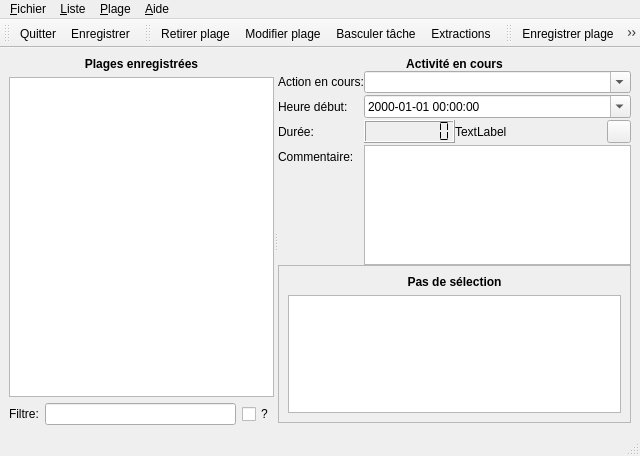
<?xml version="1.0" encoding="UTF-8"?>
<ui version="4.0">
 <author>Ph. Poilbarbe</author>
 <class>MainWindow</class>
 <widget class="QMainWindow" name="MainWindow">
  <property name="geometry">
   <rect>
    <x>0</x>
    <y>0</y>
    <width>640</width>
    <height>456</height>
   </rect>
  </property>
  <property name="windowTitle">
   <string>PBResgisterActivity</string>
  </property>
  <property name="windowIcon">
   <iconset resource="resources.qrc">
    <normaloff>:/images/icons/128x128/obj_hal9000.png</normaloff>:/images/icons/128x128/obj_hal9000.png</iconset>
  </property>
  <widget class="QWidget" name="centralwidget">
   <layout class="QHBoxLayout" name="horizontalLayout">
    <item>
     <widget class="QSplitter" name="splitter">
      <property name="sizePolicy">
       <sizepolicy hsizetype="Minimum" vsizetype="Expanding">
        <horstretch>0</horstretch>
        <verstretch>0</verstretch>
       </sizepolicy>
      </property>
      <property name="orientation">
       <enum>Qt::Horizontal</enum>
      </property>
      <widget class="QWidget" name="layoutWidget">
       <layout class="QVBoxLayout" name="layoutSelection" stretch="0,1,0">
        <item>
         <widget class="QLabel" name="lblRegistered">
          <property name="font">
           <font>
            <weight>75</weight>
            <bold>true</bold>
           </font>
          </property>
          <property name="text">
           <string>Plages enregistrées</string>
          </property>
          <property name="alignment">
           <set>Qt::AlignCenter</set>
          </property>
         </widget>
        </item>
        <item>
         <widget class="QListWidget" name="listHistory">
          <property name="selectionMode">
           <enum>QAbstractItemView::ExtendedSelection</enum>
          </property>
         </widget>
        </item>
        <item>
         <layout class="QHBoxLayout" name="layoutFilter">
          <item>
           <widget class="QLabel" name="lblFilter">
            <property name="text">
             <string>Filtre:</string>
            </property>
           </widget>
          </item>
          <item>
           <widget class="QLineEdit" name="edtFilter">
            <property name="toolTip">
             <string>N'affiche que les plages dont
le nom contient le texte saisi</string>
            </property>
           </widget>
          </item>
          <item>
           <widget class="QCheckBox" name="cbFilterType">
            <property name="toolTip">
             <string>&lt;html&gt;&lt;head/&gt;&lt;body&gt;&lt;p&gt;Type de filtre:&lt;/p&gt;&lt;ul style=&quot;margin-top: 0px; margin-bottom: 0px; margin-left: 0px; margin-right: 0px; -qt-list-indent: 1;&quot;&gt;&lt;li style=&quot; margin-top:12px; margin-bottom:0px; margin-left:0px; margin-right:0px; -qt-block-indent:0; text-indent:0px;&quot;&gt;&lt;span style=&quot; font-weight:600;&quot;&gt;N&lt;/span&gt;: sur le nom&lt;/li&gt;&lt;li style=&quot; margin-top:0px; margin-bottom:0px; margin-left:0px; margin-right:0px; -qt-block-indent:0; text-indent:0px;&quot;&gt;&lt;span style=&quot; font-weight:600;&quot;&gt;C&lt;/span&gt;: sur le commentaire&lt;/li&gt;&lt;li style=&quot; margin-top:0px; margin-bottom:12px; margin-left:0px; margin-right:0px; -qt-block-indent:0; text-indent:0px;&quot;&gt;&lt;span style=&quot; font-weight:600;&quot;&gt;2&lt;/span&gt;: sur les deux&lt;/li&gt;&lt;/ul&gt;&lt;/body&gt;&lt;/html&gt;</string>
            </property>
            <property name="text">
             <string>?</string>
            </property>
            <property name="tristate">
             <bool>true</bool>
            </property>
           </widget>
          </item>
         </layout>
        </item>
       </layout>
      </widget>
      <widget class="QWidget" name="layoutWidget">
       <layout class="QVBoxLayout" name="layoutInfo" stretch="0,0,1">
        <property name="spacing">
         <number>0</number>
        </property>
        <property name="bottomMargin">
         <number>2</number>
        </property>
        <item>
         <widget class="QLabel" name="lblCurrent">
          <property name="font">
           <font>
            <weight>75</weight>
            <bold>true</bold>
           </font>
          </property>
          <property name="text">
           <string>Activité en cours</string>
          </property>
          <property name="alignment">
           <set>Qt::AlignCenter</set>
          </property>
         </widget>
        </item>
        <item>
         <layout class="QFormLayout" name="layoutCurrent">
          <property name="verticalSpacing">
           <number>2</number>
          </property>
          <item row="0" column="0">
           <widget class="QLabel" name="lblCurrentAction">
            <property name="text">
             <string>Action en cours:</string>
            </property>
           </widget>
          </item>
          <item row="1" column="0">
           <widget class="QLabel" name="lblStart">
            <property name="text">
             <string>Heure début:</string>
            </property>
           </widget>
          </item>
          <item row="1" column="1">
           <widget class="QDateTimeEdit" name="dteStart">
            <property name="sizePolicy">
             <sizepolicy hsizetype="Preferred" vsizetype="Fixed">
              <horstretch>0</horstretch>
              <verstretch>0</verstretch>
             </sizepolicy>
            </property>
            <property name="displayFormat">
             <string>yyyy-MM-dd HH:mm:ss</string>
            </property>
            <property name="calendarPopup">
             <bool>true</bool>
            </property>
           </widget>
          </item>
          <item row="2" column="0">
           <widget class="QLabel" name="lblDuration">
            <property name="text">
             <string>Durée:</string>
            </property>
           </widget>
          </item>
          <item row="2" column="1">
           <layout class="QHBoxLayout" name="layoutDuration" stretch="0,1,0">
            <item>
             <widget class="QLCDNumber" name="lcdDuration">
              <property name="toolTip">
               <string>Durée calculée entre l'heure de début et l'heure courante.</string>
              </property>
              <property name="smallDecimalPoint">
               <bool>false</bool>
              </property>
              <property name="digitCount">
               <number>8</number>
              </property>
              <property name="segmentStyle">
               <enum>QLCDNumber::Flat</enum>
              </property>
             </widget>
            </item>
            <item>
             <widget class="QLabel" name="lblEndText">
              <property name="text">
               <string>TextLabel</string>
              </property>
             </widget>
            </item>
            <item>
             <widget class="QToolButton" name="tbForceAdd">
              <property name="toolTip">
               <string>Ajout d'une période en forçant la durée (sera saisie)</string>
              </property>
              <property name="icon">
               <iconset resource="resources.qrc">
                <normaloff>:/images/icons/32x32/action_add.png</normaloff>:/images/icons/32x32/action_add.png</iconset>
              </property>
             </widget>
            </item>
           </layout>
          </item>
          <item row="3" column="0">
           <widget class="QLabel" name="lblComment">
            <property name="text">
             <string>Commentaire:</string>
            </property>
           </widget>
          </item>
          <item row="0" column="1">
           <widget class="QComboBox" name="cbbActivities">
            <property name="sizePolicy">
             <sizepolicy hsizetype="Expanding" vsizetype="Fixed">
              <horstretch>0</horstretch>
              <verstretch>0</verstretch>
             </sizepolicy>
            </property>
            <property name="toolTip">
             <string>Nom de l'action en cours d'enregistrement.</string>
            </property>
            <property name="editable">
             <bool>true</bool>
            </property>
           </widget>
          </item>
          <item row="3" column="1">
           <widget class="QPlainTextEdit" name="edtComment">
            <property name="sizePolicy">
             <sizepolicy hsizetype="Expanding" vsizetype="Expanding">
              <horstretch>0</horstretch>
              <verstretch>0</verstretch>
             </sizepolicy>
            </property>
            <property name="maximumSize">
             <size>
              <width>16777215</width>
              <height>120</height>
             </size>
            </property>
            <property name="toolTip">
             <string>Commentaire à associer à l'activité</string>
            </property>
           </widget>
          </item>
         </layout>
        </item>
        <item>
         <widget class="QFrame" name="frmSelected">
          <property name="frameShape">
           <enum>QFrame::StyledPanel</enum>
          </property>
          <property name="frameShadow">
           <enum>QFrame::Raised</enum>
          </property>
          <property name="lineWidth">
           <number>3</number>
          </property>
          <property name="midLineWidth">
           <number>1</number>
          </property>
          <layout class="QVBoxLayout" name="layoutSelected">
           <item>
            <widget class="QLabel" name="lblSelected">
             <property name="font">
              <font>
               <weight>75</weight>
               <bold>true</bold>
              </font>
             </property>
             <property name="text">
              <string>Pas de sélection</string>
             </property>
             <property name="alignment">
              <set>Qt::AlignCenter</set>
             </property>
            </widget>
           </item>
           <item>
            <widget class="QTextBrowser" name="txtSelected">
             <property name="toolTip">
              <string>Affiche des informations sur les plages enregistrées sélectionnées</string>
             </property>
            </widget>
           </item>
          </layout>
         </widget>
        </item>
       </layout>
      </widget>
     </widget>
    </item>
   </layout>
  </widget>
  <widget class="QMenuBar" name="menubar">
   <property name="geometry">
    <rect>
     <x>0</x>
     <y>0</y>
     <width>640</width>
     <height>20</height>
    </rect>
   </property>
   <widget class="QMenu" name="menuFile">
    <property name="title">
     <string>&amp;Fichier</string>
    </property>
    <addaction name="separator"/>
    <addaction name="actionSave"/>
    <addaction name="actionPrefs"/>
    <addaction name="separator"/>
    <addaction name="actionQuit"/>
   </widget>
   <widget class="QMenu" name="menuAction">
    <property name="title">
     <string>&amp;Plage</string>
    </property>
    <addaction name="actionRegister"/>
    <addaction name="actionCancel"/>
    <addaction name="actionSwapActivity"/>
   </widget>
   <widget class="QMenu" name="menu_Liste">
    <property name="title">
     <string>&amp;Liste</string>
    </property>
    <addaction name="actionRemove"/>
    <addaction name="actionEdit"/>
    <addaction name="actionSwapActivity"/>
    <addaction name="separator"/>
    <addaction name="actionExtract"/>
   </widget>
   <widget class="QMenu" name="menu_Aide">
    <property name="title">
     <string>&amp;Aide</string>
    </property>
    <addaction name="actionAbout"/>
   </widget>
   <addaction name="menuFile"/>
   <addaction name="menu_Liste"/>
   <addaction name="menuAction"/>
   <addaction name="menu_Aide"/>
  </widget>
  <widget class="QToolBar" name="tbMain">
   <property name="windowTitle">
    <string>Général</string>
   </property>
   <attribute name="toolBarArea">
    <enum>TopToolBarArea</enum>
   </attribute>
   <attribute name="toolBarBreak">
    <bool>false</bool>
   </attribute>
   <addaction name="actionQuit"/>
   <addaction name="actionSave"/>
  </widget>
  <widget class="QToolBar" name="tbList">
   <property name="windowTitle">
    <string>Liste</string>
   </property>
   <attribute name="toolBarArea">
    <enum>TopToolBarArea</enum>
   </attribute>
   <attribute name="toolBarBreak">
    <bool>false</bool>
   </attribute>
   <addaction name="actionRemove"/>
   <addaction name="actionEdit"/>
   <addaction name="actionSwapActivity"/>
   <addaction name="actionExtract"/>
  </widget>
  <widget class="QToolBar" name="tbCurrent">
   <property name="windowTitle">
    <string>En cours</string>
   </property>
   <attribute name="toolBarArea">
    <enum>TopToolBarArea</enum>
   </attribute>
   <attribute name="toolBarBreak">
    <bool>false</bool>
   </attribute>
   <addaction name="actionRegister"/>
   <addaction name="actionCancel"/>
   <addaction name="actionSwapActivity"/>
  </widget>
  <widget class="QStatusBar" name="statusBar"/>
  <action name="actionQuit">
   <property name="icon">
    <iconset resource="resources.qrc">
     <normaloff>:/images/icons/32x32/action_exit.png</normaloff>:/images/icons/32x32/action_exit.png</iconset>
   </property>
   <property name="text">
    <string>&amp;Quitter</string>
   </property>
   <property name="toolTip">
    <string>Termine le programme</string>
   </property>
   <property name="statusTip">
    <string>Termine le programme et enregistre la liste</string>
   </property>
   <property name="shortcut">
    <string>Ctrl+Q</string>
   </property>
  </action>
  <action name="actionRegister">
   <property name="icon">
    <iconset resource="resources.qrc">
     <normaloff>:/images/icons/32x32/action_ok.png</normaloff>:/images/icons/32x32/action_ok.png</iconset>
   </property>
   <property name="text">
    <string>&amp;Enregistrer plage</string>
   </property>
   <property name="toolTip">
    <string>Enregistre la plage de temps</string>
   </property>
   <property name="statusTip">
    <string>Enregistre l'action en cours dans la liste</string>
   </property>
   <property name="shortcut">
    <string>Ctrl+P</string>
   </property>
  </action>
  <action name="actionCancel">
   <property name="icon">
    <iconset resource="resources.qrc">
     <normaloff>:/images/icons/32x32/action_cancel.png</normaloff>:/images/icons/32x32/action_cancel.png</iconset>
   </property>
   <property name="text">
    <string>&amp;Annuler plage</string>
   </property>
   <property name="iconText">
    <string>Annuler</string>
   </property>
   <property name="toolTip">
    <string>Annule la  plage de temps</string>
   </property>
   <property name="statusTip">
    <string>Annule l'action en cours et repart à zéro.</string>
   </property>
  </action>
  <action name="actionRemove">
   <property name="icon">
    <iconset resource="resources.qrc">
     <normaloff>:/images/icons/32x32/action_remove.png</normaloff>:/images/icons/32x32/action_remove.png</iconset>
   </property>
   <property name="text">
    <string>&amp;Retirer plage</string>
   </property>
   <property name="toolTip">
    <string>Retire les plages sélectionnées</string>
   </property>
   <property name="statusTip">
    <string>Supprime les lignes sélectionnées de la liste</string>
   </property>
  </action>
  <action name="actionSave">
   <property name="icon">
    <iconset resource="resources.qrc">
     <normaloff>:/images/icons/32x32/action_save.png</normaloff>:/images/icons/32x32/action_save.png</iconset>
   </property>
   <property name="text">
    <string>&amp;Enregistrer</string>
   </property>
   <property name="toolTip">
    <string>Enregistre la liste des plages d'activité maintenant.
Sinon, elle est enregistrée lors de la sortie du programme.</string>
   </property>
   <property name="statusTip">
    <string>Enregistre la liste des plages d'activité maintenant. Sinon, elle est enregistrée lors de la sortie du programme.</string>
   </property>
   <property name="shortcut">
    <string>Ctrl+S</string>
   </property>
  </action>
  <action name="actionSwapActivity">
   <property name="icon">
    <iconset resource="resources.qrc">
     <normaloff>:/images/icons/32x32/action_refresh.png</normaloff>:/images/icons/32x32/action_refresh.png</iconset>
   </property>
   <property name="text">
    <string>&amp;Basculer tâche</string>
   </property>
   <property name="toolTip">
    <string>Termine l'activité en cours (la sauvegarde) et passe à l'activité sélectionnée</string>
   </property>
   <property name="statusTip">
    <string>Sauvegarde dans la liste l'activité en cours et démarre une nouvelle</string>
   </property>
   <property name="shortcut">
    <string>F8</string>
   </property>
  </action>
  <action name="actionEdit">
   <property name="icon">
    <iconset resource="resources.qrc">
     <normaloff>:/images/icons/32x32/action_edit.png</normaloff>:/images/icons/32x32/action_edit.png</iconset>
   </property>
   <property name="text">
    <string>&amp;Modifier plage</string>
   </property>
   <property name="toolTip">
    <string>Modifie la plage sélectionnée (commentaire uniquement)</string>
   </property>
   <property name="statusTip">
    <string>Modifie la plage sélectionnée dans la liste</string>
   </property>
  </action>
  <action name="actionAbout">
   <property name="text">
    <string>&amp;À propos...</string>
   </property>
   <property name="shortcut">
    <string>F1</string>
   </property>
  </action>
  <action name="actionExtract">
   <property name="icon">
    <iconset resource="resources.qrc">
     <normaloff>:/images/icons/32x32/action_cal_timespent.png</normaloff>:/images/icons/32x32/action_cal_timespent.png</iconset>
   </property>
   <property name="text">
    <string>&amp;Extractions</string>
   </property>
   <property name="toolTip">
    <string>Extractions du temps passé sur les activités</string>
   </property>
   <property name="shortcut">
    <string>F12</string>
   </property>
  </action>
  <action name="actionPrefs">
   <property name="icon">
    <iconset resource="resources.qrc">
     <normaloff>:/images/icons/32x32/action_preferences.png</normaloff>:/images/icons/32x32/action_preferences.png</iconset>
   </property>
   <property name="text">
    <string>&amp;Préférences</string>
   </property>
   <property name="toolTip">
    <string>Paramètres généraux</string>
   </property>
  </action>
 </widget>
 <tabstops>
  <tabstop>cbbActivities</tabstop>
  <tabstop>dteStart</tabstop>
  <tabstop>tbForceAdd</tabstop>
  <tabstop>edtComment</tabstop>
  <tabstop>txtSelected</tabstop>
  <tabstop>listHistory</tabstop>
 </tabstops>
 <resources>
  <include location="resources.qrc"/>
 </resources>
 <connections/>
</ui>
